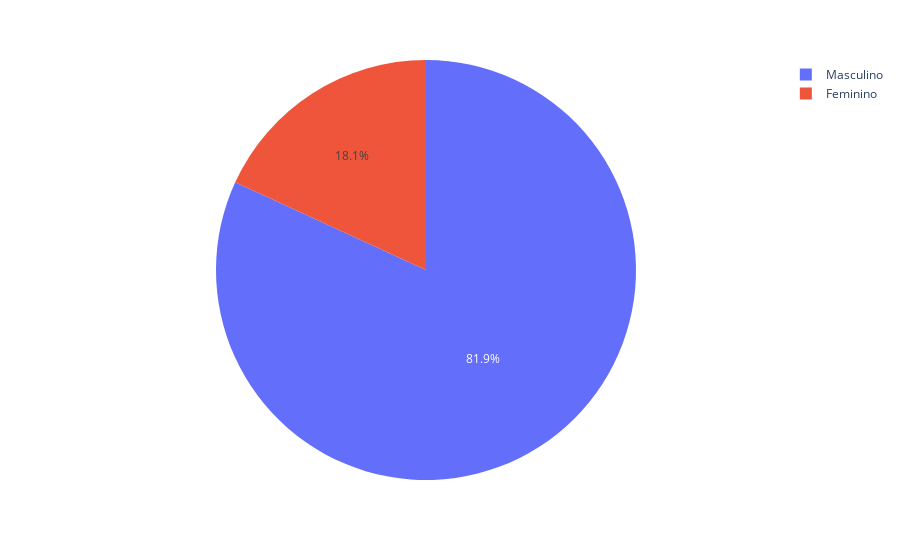

Notebook code cell kept with this figure:
### Code cell
listar_funcionarios = "SELECT * FROM Funcionarios"
df = pd.read_sql(listar_funcionarios, conexao)
analise1 = pltex.pie(df, values='SALARIO', names ='SEXO')
analise1.show()

### Figure 1 — Plotly figure (JSON) as saved in the notebook; plotly's stock layout.template omitted (floating-point values rounded to 4 significant figures)
{"data": [{"domain": {"x": [0, 1], "y": [0, 1]}, "hovertemplate": "SEXO=%{label}<br>SALARIO=%{value}<extra></extra>", "labels": ["Masculino", "Feminino", "Masculino", "Masculino", "Masculino", "Masculino", "Masculino", "Masculino", "Masculino", "Feminino", "Masculino", "Masculino", "Feminino"], "legendgroup": "", "name": "", "showlegend": true, "type": "pie", "values": [15660.0, 5600.0, 3520.0, 3120.0, 4800.0, 2500.0, 6500.0, 1850.0, 3500.0, 4200.0, 6500.0, 5300.0, 2000.0]}], "layout": {"legend": {"tracegroupgap": 0}, "margin": {"t": 60}}}
